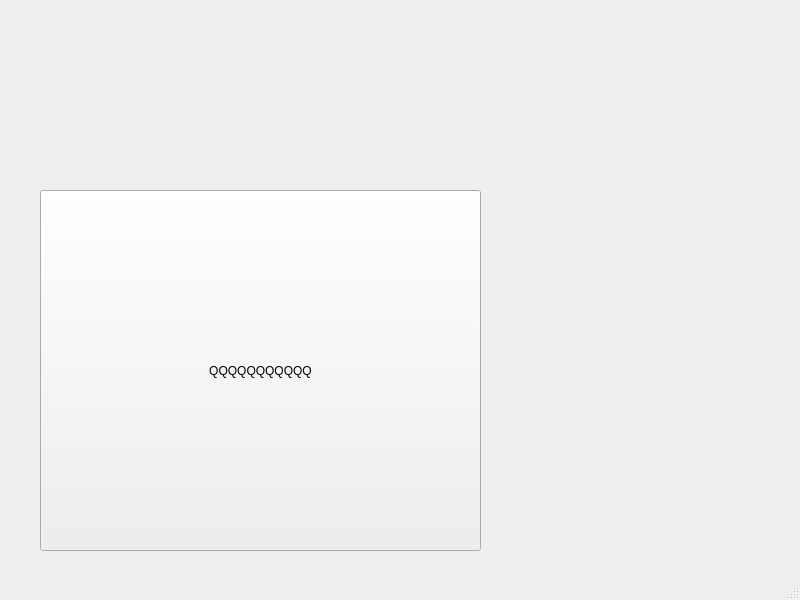
<?xml version="1.0" encoding="UTF-8"?>
<ui version="4.0">
 <class>MainWindow</class>
 <widget class="QMainWindow" name="MainWindow">
  <property name="geometry">
   <rect>
    <x>0</x>
    <y>0</y>
    <width>800</width>
    <height>600</height>
   </rect>
  </property>
  <property name="windowTitle">
   <string>MainWindow</string>
  </property>
  <widget class="QWidget" name="centralwidget">
   <widget class="QPushButton" name="pushButton">
    <property name="geometry">
     <rect>
      <x>40</x>
      <y>190</y>
      <width>441</width>
      <height>361</height>
     </rect>
    </property>
    <property name="text">
     <string>QQQQQQQQQQQ</string>
    </property>
   </widget>
  </widget>
  <widget class="QMenuBar" name="menubar">
   <property name="geometry">
    <rect>
     <x>0</x>
     <y>0</y>
     <width>800</width>
     <height>24</height>
    </rect>
   </property>
  </widget>
  <widget class="QStatusBar" name="statusbar"/>
 </widget>
 <resources/>
 <connections/>
</ui>
